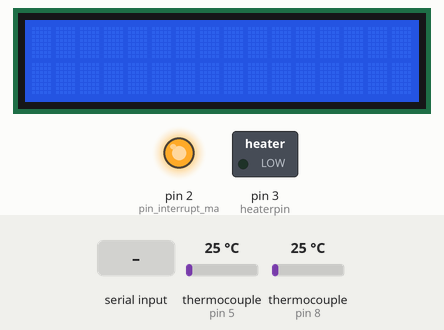
Recording of a sketch running on a simulated Arduino Uno, built with avr-gcc and run on an emulated ATmega328P. Parts: 16×2 character LCD, switched loads named in the sketch (green lamp = pin HIGH), output pins drawn as LEDs (lit = HIGH). The inputs (shaded band) are chosen by the test bench; at power-on: thermocouple (sensors on pin 5, pin 8) 25 °C. The local clock reads 2024-03-15 10:24:30 at power-on unless the sketch sets it; storage starts empty; what the sketch prints to the serial monitor is not drawn.

Above: at 1.2 s.
1.3 s: "1\n" received over Serial
At 1.6 s:
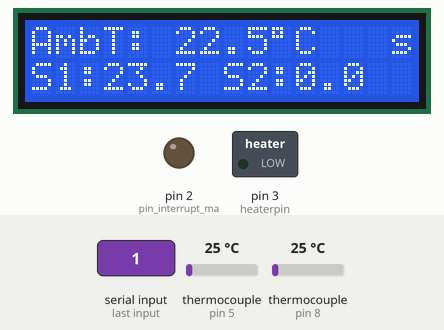
Timing chart, 0 to 4.3 s (numbered marks = the images above; inputs shaded):
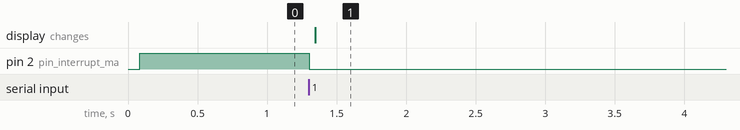

Measured:
- after the input at 1.3 s, pin 2 (pin_interrupt_ma): HIGH → LOW at once; the display: changes after 0.05 s (image 1)

The sketch:

Project_code_v4a.ino
```cpp
 /* EDITS
 * remember to remove > temp_amb_c = 30;
 * remember to remove > pid_out = 0; and uncomment the original line
 *
 * v3: program now writes data to sdcard, added second sample sensor.
 */

#include <Wire.h>
#include <LiquidCrystal_I2C.h>
#include <max6675.h>  // for temperature sensors
#include <SPI.h>  // for sd card, uses pins D10,D11,D12&D13
#include <SD.h> // for sd card
#include "RTClib.h" // for rtc
// ^^Make sure the above libraries are installed before runnning this program.

LiquidCrystal_I2C lcd(0x27,16,2); // set the LCD address to 0x27 for a 16 chars and 2 line display
RTC_DS1307 rtc;

const int chipSelect = 10; // pin for sd card writing, depends on sdcard shield/module
String dline = "";
String fname = "datalog"; //name of file to be saved. date will be appended automatically.

const int heaterpin = 3; // pwm output for heater control
int pin_interrupt_ma = 2;

//Max6675 Temp Sensor 1(a), Sample1 Temperature Sensor(heated)
int ktc1_SO = 4;
int ktc1_CS = 5;
int ktc1_CLK = 6;
MAX6675 ktc1(ktc1_CLK, ktc1_CS, ktc1_SO);

//Max6675 Temp Sensor 2(d), Ambient Temperature Sensor
int ktc2_SO = 7;
int ktc2_CS = 8;
int ktc2_CLK = 9;
MAX6675 ktc2(ktc2_CLK, ktc2_CS, ktc2_SO);

//Max6675 Temp Sensor 3(c), Sample2 Temperature Sensor(not heated)
//int ktc3_SO = 2;
//int ktc3_CS = 2;
//int ktc3_CLK = 2;
//MAX6675 ktc3(ktc3_CLK, ktc3_CS, ktc3_SO);

double calb_state = 0;      // set to 1(for real sensor values,useful when calibratiing) or 0(for adjusted values, after calibration)
double uplim_ktc1 = 102.25; // ktc1 sensor reading(in Celsius) at boiling point of water, 100C(only adjust these set of values when calibrating the sensors)
double lolim_ktc1 = 1.00;   // ktc1 sensor reading(in Celsius) at freezing point of water, 0C ( ^^ )
double uplim_ktc2 = 103.50; // ktc2 sensor reading(in Celsius) at boiling point of water, 100C( ^^ )
double lolim_ktc2 = 2.25;   // ktc2 sensor reading(in Celsius) at freezing point of water, 0C ( ^^ )
double uplim_ktc3 = 102.25; // ktc3 sensor reading(in Celsius) at boiling point of water, 100C( ^^ )
double lolim_ktc3 = 1.00;   // ktc3 sensor reading(in Celsius) at freezing point of water, 0C ( ^^ )

double hpad_resistance = 24.8;                                   // heating pad resistance in ohms
double hpad_volt;                                                // voltage supplied to heating pad in volts
double hpad_volt_sup = 5;                                        // heating pad max voltage supply in volts
double heatingpower = (hpad_volt*hpad_volt)/hpad_resistance;     // in watts  = ((voltage supplied)^2/pad resistance)
unsigned long timetracker = -1;                                  // some variables
int htime = -1;
int htime_tot = -1;
double energy_in = 0;
double energy_tot = 0;
double temp_samp1_c_real;
double temp_samp1_c;
double temp_samp2_c_real;
double temp_samp2_c;
double temp_amb_c_real;
double temp_amb_c;

// variables for pid control
double set_temp;
double current_temp;
double pid_error;
double pid_lasterror;
double pid_intgrl;
double pid_derv;
double pid_kp = 50; //p:300, i:1000, d:300 //p:100, i:300, d:100
double pid_ki = 180;    //1.5
double pid_kd = 30;    //5
double pid_out;
int pwm_max = 255;
int pwm_min = 0;
double pid_ctrl(double set_tempp,double current_tempp);

void setup() {
  lcd.init();                                                    // initialize the lcd
  lcd.backlight();                                               // turn on the lcd backlight

  pinMode(heaterpin, OUTPUT);                                    // initialize heater pin as an output, (For Heating Element)
  pinMode(pin_interrupt_ma, OUTPUT);
  analogWrite(heaterpin, 0);                                     // reset heater pin to zero

  Serial.begin(57600);
  while (!Serial) {
    // wait for serial port to connect. Needed for native USB port only
  }

  Serial.print("Initializing SD card... ");
  if (!SD.begin(chipSelect)) {  // see if the card is present and can be initialized:
    Serial.println("failed");
    while (1);  // don't do anything more:
  }
  Serial.println("success");

  if (! rtc.begin()) {
  Serial.println("Couldn't find RTC");
  Serial.flush();
  while (1); // don't do anything more
  }
  //rtc.adjust(DateTime(F(__DATE__), F(__TIME__))); //uncomment and upload to adjust RTC

  //Serial.println("Date_Time,Sample1_Temp(°C),Sample2_Temp(°C),Ambient_Temp(°C),elapsed_time(s),energy_tot,energy_in, hpower"); // serial plotter labels
}

void loop() {
  unsigned long loopTime = millis();
  DateTime now = rtc.now();
  double hpower;
  timetracker = timetracker + 1;

  digitalWrite(pin_interrupt_ma, HIGH);
  while(Serial.available()<1);
  temp_samp2_c_real = Serial.readStringUntil('\n').toDouble();
  temp_samp1_c_real = ktc1.readCelsius();                        // gets temperature reading from sample1 sensor
  temp_amb_c_real = ktc2.readCelsius();                          // gets temperature reading from ambient sensor
  digitalWrite(pin_interrupt_ma, LOW);

  if(calb_state == 1){
    temp_samp1_c = temp_samp1_c_real;
    temp_samp2_c = temp_samp2_c_real;
    temp_amb_c = temp_amb_c_real;
  } else{
    temp_samp1_c = 100*(temp_samp1_c_real - lolim_ktc1)/(uplim_ktc1 - lolim_ktc1); // Calibration correction
    temp_samp2_c = 100*(temp_samp2_c_real - lolim_ktc3)/(uplim_ktc3 - lolim_ktc3); // Calibration correction
    temp_amb_c = 100*(temp_amb_c_real - lolim_ktc2)/(uplim_ktc2 - lolim_ktc2);     // Calibration correction
  }

  //temp_amb_c = 25;

  pid_out = pid_ctrl(temp_amb_c, temp_samp1_c);
  //pid_out = 0;
  analogWrite(heaterpin, pid_out);                               // sets desired voltage output
  hpad_volt = (pid_out/pwm_max) * hpad_volt_sup;    // 0.8825*((pid_out/pwm_max) * hpad_volt_sup) - 0.0082;
  heatingpower = (hpad_volt*hpad_volt)/hpad_resistance;

  lcd.clear();
  lcd.setCursor(0, 1);
  lcd.print("S1:");                             //lcd.print("S1:");
  lcd.print(temp_samp1_c,1); //rounded to 1dp     //lcd.print(temp_samp1_c,1);
  lcd.print(" S2:");                              //lcd.print(" S2:");
  lcd.print(temp_samp2_c,1); //rounded to 1dp     //lcd.print(temp_samp2_c,1);

  if (pid_out > 0) {    // if Sample Temperature is LOWER THAN Ambient Temp

    lcd.setCursor(0, 0);
    lcd.print("AmbT: ");
    lcd.print(temp_amb_c,1); //rounded to 1dp     //lcd.print(temp_amb_c,1);
    lcd.write(char(223));
    lcd.print("C");
    lcd.setCursor(14, 0);
    lcd.print("H");

    hpower = heatingpower;
    htime = htime + 1;
    htime_tot = htime_tot + 1;
    energy_in = energy_in + (hpower*1);       // energy_in = energy_in + (hpower*1); energy_in = hpower*htime;
    energy_tot = energy_tot + energy_in;  // energy_tot = energy_tot + energy_in; energy_tot = hpower*htime_tot;
  }
  else {

    lcd.setCursor(0, 0);
    lcd.print("AmbT: ");
    lcd.print(temp_amb_c,1); //rounded to 1dp     //lcd.print(temp_amb_c,1);
    lcd.write(char(223));
    lcd.print("C");

    hpower = heatingpower;
    htime = 0;
    htime_tot = htime_tot;
    energy_in = hpower*htime;   // energy_in = energy_in + (hpower*1); energy_in = hpower*htime;
    energy_tot = energy_tot + energy_in;    // energy_tot = energy_tot + energy_in; energy_tot = energy_tot;
  }

  dline = now.timestamp(DateTime::TIMESTAMP_DATE)+' '+now.timestamp(DateTime::TIMESTAMP_TIME)+','
              +String(temp_samp1_c)+','+String(temp_samp2_c)+','+String(temp_amb_c)+','+String(timetracker)
              +','+String(energy_tot)+','+String(energy_in)+','+String(hpower);

  Serial.println(dline);

  File dataFile = SD.open(fname + ".txt", FILE_WRITE);
  if (dataFile) { // if the file is available, writes to it:
    dataFile.println(dline);
    dataFile.close();
    lcd.setCursor(15, 0);
    lcd.print("s");
  }
  else {  // if the file isn't open, pops up an error:
    Serial.println("error opening file");
    lcd.setCursor(15, 0);
    lcd.print("n");
  }

  delay(1000UL + loopTime - millis());                           //delays for an appropriate time for the serial plotter's x-axis to be in seconds
}

double pid_ctrl(double set_tempp,double current_tempp){
  set_temp = set_tempp;
  current_temp = current_tempp;

  pid_error = set_temp - current_temp;
  pid_intgrl = pid_intgrl + pid_error;
  pid_derv = pid_error - pid_lasterror;

  pid_out = (pid_kp * pid_error) + (pid_ki * pid_intgrl) + (pid_kd * pid_derv);

  if (pid_out > pwm_max){
    pid_out = pwm_max;
    pid_intgrl = pid_intgrl - pid_error;
  }
  else if (pid_out < pwm_min){
    pid_out = pwm_min;
    pid_intgrl = pid_intgrl - pid_error;
  }

  pid_lasterror = pid_error;

  return pid_out;
}
```
